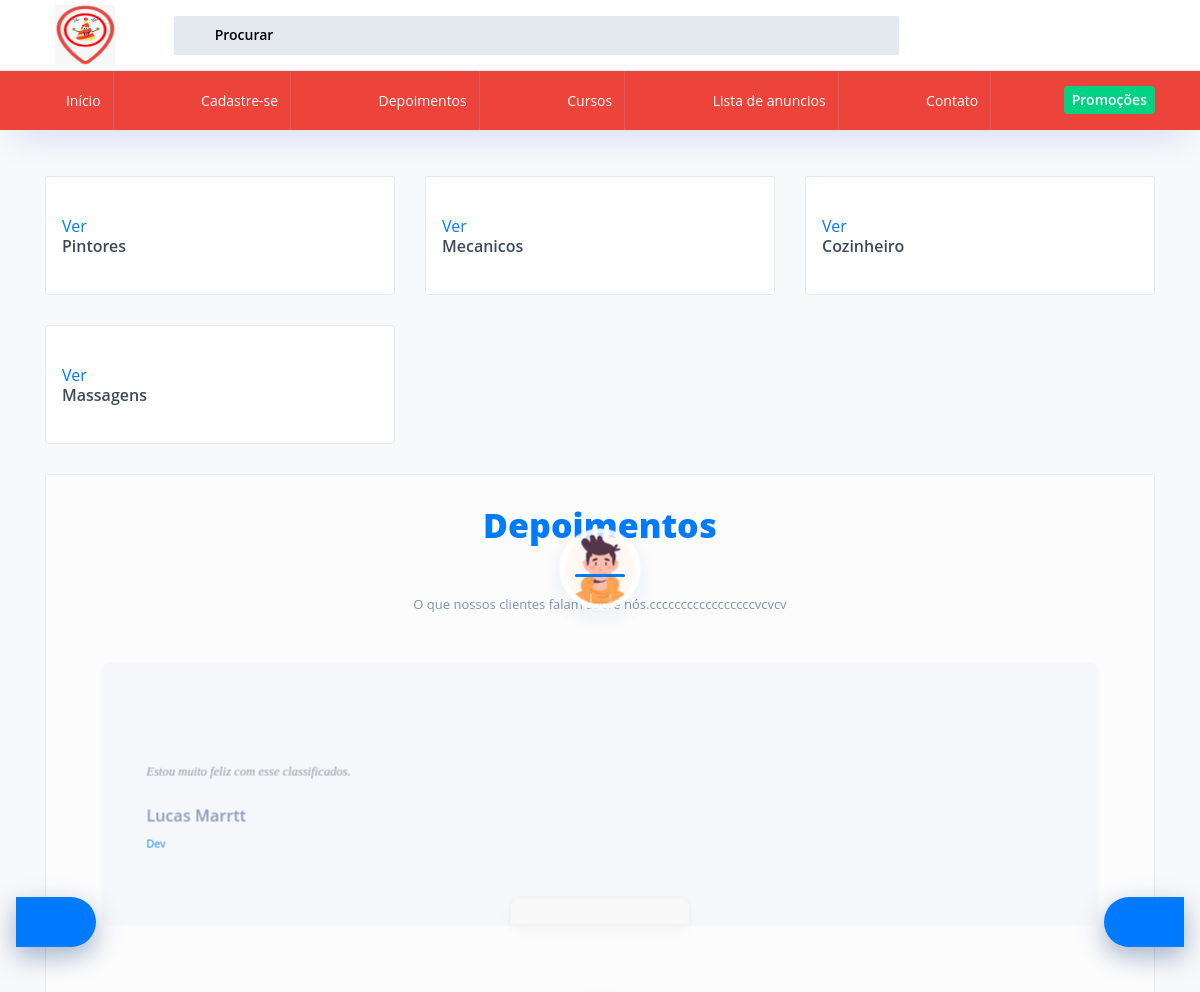
Before: / (upper part) with the older database file.
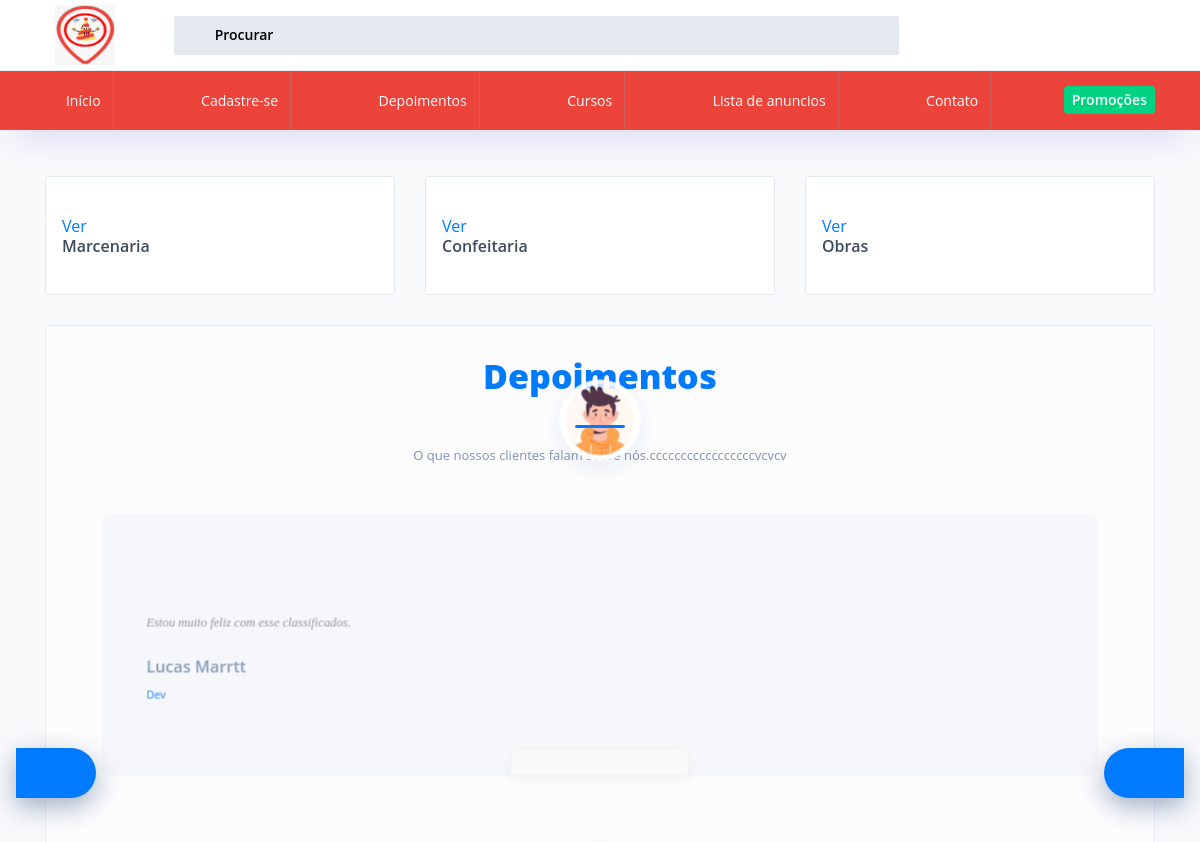
After: the same page with the newer database file.
### home/models.py (models this page shows, shortened)
class Categorias(models.Model):
    criado = models.DateTimeField(auto_now_add=True)
    modificado = models.DateTimeField(auto_now=True)
    imagem = StdImageField('Imagem', upload_to='Categorias', variations={'thumb': {'width': 351, 'height': 215, 'crop': True }})
    nome = models.CharField('Nome da categoria', max_length=255)
    class Meta:
        verbose_name = 'Categoria'
        verbose_name_plural = 'Categorias'

### home/views.py (the view)
# urls.py: path('', index, name='index'),
def index(request):
    categoria = Categorias.objects.all().order_by('-criado')[0:16]
    context = {
        'lista_de_categorias': categoria
    }
    return render(request, 'index.html', context)

### home/templates/index.html (shortened to what this page needs)
{% load static %}
<!DOCTYPE html>
<html lang="en">
<head>
    {% include 'includes/css.html' %}
</head>
<body>
    <div class="container-scroller">
        <div class="horizontal-menu">
            {% include 'includes/header.html' %}
        </div>
        <div class="container-fluid page-body-wrapper">
            <div class="main-panel">
                <div class="content-wrapper pb-0">
                    <div class="row">
                        {% for categoria in lista_de_categorias %}
                        <div class="col-sm-4 stretch-card grid-margin">
                            <div class="card">
                                <div class="card-body p-0">
                                </div>
                                <div class="card-body px-3 text-dark">
                                    <a href="{% url 'lista-de-categorias' categoria.pk %}">Ver</a>
                                    <h5 class="font-weight-semibold"> {{ categoria.nome }} </h5>
                                </div>
                            </div>
                        </div>
                        {% endfor %}
                    </div>
                    <div class="row">
                        <div class="col-sm-12 stretch-card grid-margin">
                            <div class="card">
                                <section class="section-test">
                                    <div class="container">
                                        <div class="section-title">
                                            <h2>Depoimentos</h2>
                                            <center>
                                                <p>O que nossos clientes falam sobre nós.cccccccccccccccccvcvcv</p>
                                            </center>
                                        </div>
                                    </div>
                                    <div class="testimonials-carousel-wrap">
                                        <div class="listing-carousel-button listing-carousel-button-next"><i class="fa fa-caret-right" style="color: #fff"></i></div>
                                        <div class="listing-carousel-button listing-carousel-button-prev"><i class="fa fa-caret-left" style="color: #fff"></i></div>
                                        <div class="testimonials-carousel">
                                            <div class="swiper-container">
                                                <div class="swiper-wrapper">
                                                    <div class="swiper-slide">
                                                        <div class="testi-item">
                                                            <div class="testi-avatar"><img src="{% static 'assets/images/testimonials.jpg' %}"></div>
                                                            <div class="testimonials-text-before"><i class="fa fa-quote-right"></i></div>
                                                            <div class="testimonials-text">
                                                                <div class="listing-rating">
                                                                    <i class="fa fa-star"></i>
                                                                    <i class="fa fa-star"></i>
                                                                    <i class="fa fa-star"></i>
                                                                    <i class="fa fa-star"></i>
                                                                    <i class="fa fa-star"></i>
                                                                </div>
                                                                <p>Estou muito feliz com esse classificados.</p>
                                                                <a href="#" class="text-link"></a>
                                                                <div class="testimonials-avatar">
                                                                    <h3>Lucas Marrtt</h3>
                                                                    <h4>Dev</h4>
                                                                </div>
                                                            </div>
                                                            <div class="testimonials-text-after"><i class="fa fa-quote-left"></i></div>
                                                        </div>
                                                    </div>
                                                    <div class="swiper-slide">
                                                    </div>
                                                </div>
                                            </div>
                                        </div>
                                    </div>
                                </section>
                            </div>
                        </div>
                    </div>
                </div>
            </div>
        </div>
        {% include 'includes/js.html' %}
</body>
</html>

### home/templates/includes/css.html (shortened to what this page needs)
 {% load static %}
 <link rel="stylesheet" href="{% static 'assets/vendors/mdi/css/materialdesignicons.min.css' %}">
 <link rel="stylesheet" href="{% static 'assets/vendors/flag-icon-css/css/flag-icon.min.css' %}">
 <link rel="stylesheet" href="{% static 'assets/vendors/css/vendor.bundle.base.css' %}">
 <link rel="stylesheet" href="{% static 'assets/vendors/jquery-bar-rating/css-stars.css' %}" />
 <link rel="stylesheet" href="{% static 'assets/vendors/font-awesome/css/font-awesome.min.css' %}" />
 <link rel="stylesheet" href="{% static 'assets/css/demo_2/style.css' %}" />

### home/templates/includes/header.html (shortened to what this page needs)
{% load static %}
<nav class="navbar top-navbar col-lg-12 col-12 p-0">
    <div class="container">
        <div class="text-center navbar-brand-wrapper d-flex align-items-center justify-content-center">
            <a class="navbar-brand brand-logo" href="index.html">
                <img src="{% static 'assets/images/festa.jpg' %}" style="width: 80px; height: 80px; padding: 10px;" alt="logo" />
            </a>
        </div>
        <div class="navbar-menu-wrapper d-flex align-items-center justify-content-end">
            <ul class="navbar-nav mr-lg-2">
                <li class="nav-item nav-search d-none d-lg-block">
                    <div class="input-group">
                        <div class="input-group-prepend hover-cursor" id="navbar-search-icon">
                            <span class="input-group-text" id="search">
                  <i class="mdi mdi-magnify"></i>
                </span>
                        </div>
                        <input type="text" class="form-control" id="navbar-search-input" placeholder="Procurar" aria-label="search" aria-describedby="search" />
                    </div>
                </li>
            </ul>
            <ul class="navbar-nav navbar-nav-right">
            </ul>
        </div>
    </div>
</nav>
<nav class="bottom-navbar" style="background-color: #ec443b;">
    <div class="container">
        <ul class="nav page-navigation">
            <li class="nav-item">
                <a class="nav-link" href="/">
                    <i class="mdi mdi-airplay menu-icon"></i>
                    <span class="menu-title">Início</span>
                </a>
            </li>
            <li class="nav-item">
                <a class="nav-link" href="index.html">
                    <i class="mdi mdi-cake-variant menu-icon"></i>
                    <span class="menu-title">Cadastre-se</span>
                </a>
            </li>
            <li class="nav-item">
                <a class="nav-link" href="index.html">
                    <i class="mdi mdi-compass-outline menu-icon"></i>
                    <span class="menu-title">Depoimentos</span>
                </a>
            </li>
            <li class="nav-item">
                <a class="nav-link" href="index.html">
                    <i class="mdi mdi-compass-outline menu-icon"></i>
                    <span class="menu-title">Cursos</span>
                </a>
            </li>
            <li class="nav-item">
                <a class="nav-link" href="/lista-de-anuncios">
                    <i class="mdi mdi-compass-outline menu-icon"></i>
                    <span class="menu-title">Lista de anuncios</span>
                </a>
            </li>
            <li class="nav-item">
                <a class="nav-link" href="index.html">
                    <i class="mdi mdi-compass-outline menu-icon"></i>
                    <span class="menu-title">Contato</span>
                </a>
            </li>
            <li class="nav-item">
                <div class="nav-link d-flex">
                    <button class="btn btn-sm bg-success text-white"> Promoções </button>
                </div>
            </li>
        </ul>
    </div>
</nav>

### home/templates/includes/footer.html (shortened to what this page needs)
{% load static %}

### home/templates/includes/js.html (shortened to what this page needs)
{% load static %}
<link rel="stylesheet" href="https://unpkg.com/swiper@7/swiper-bundle.min.css" />

### home/templates/index.html (style rules this page uses)
.section-test { float: left; position: relative; padding: 30px 0; background: #fcfcfd; z-index: 1; width: 100%; }
.section-title { float: left; position: relative; width: 100%; padding-bottom: 40px; }
.section-title p { color: #7d93b2; font-size: 13px; line-height: 20px; max-width: 550px; margin: 0 auto; }
.section-title h2 { float: left; width: 100%; text-align: center; color: #007aff; font-size: 34px; font-weight: 800; position: relative; }
.swiper-container { width: 100%; height: 100%; }
.listing-carousel-button { position: absolute; top: 50%; width: 80px; height: 50px; line-height: 50px; margin-top: -25px; z-index: 100; cursor: pointer; background: #007aff; box-shadow: 0 9px 26px rgba(58, 87, 135, 0.45); transition: all 200ms linear; outline: none; }
.listing-carousel-button.listing-carousel-button-next { right: -30px; padding-right: 20px; border-radius: 60px 0 0 60px; }
.listing-carousel-button.listing-carousel-button-prev { left: -30px; padding-left: 20px; border-radius: 0 60px 60px 0; }
.testi-item { transition: all .3s ease-in-out; transform: scale(0.9); opacity: 0.9; }
.testimonials-text { padding: 75px 50px 75px; overflow: hidden; background: #f5f6fa; border: 1ps solid #f1f1f1; border-radius: 10px; transition: all .3s ease-in-out; }
.testimonials-text-after { font-style: normal; font-weight: normal; text-decoration: inherit; position: absolute; color: #ccc; opacity: .3; font-size: 35px; transition: all 400ms linear; bottom: 25px; right: 30px; }
.testimonials-text-before { font-style: normal; font-weight: normal; text-decoration: inherit; position: absolute; color: #ccc; opacity: .3; font-size: 35px; transition: all 400ms linear; top: 25px; left: 30px; }
.testimonials-text .listing-rating { float: none; display: inline-block; margin-bottom: 12px; }
.listing-rating i { color: #007aff; }
.testimonials-avatar h3 { font-weight: 600; color: #7d93b2; font-size: 18px; }
.testimonials-avatar h4 { font-weight: 400; font-size: 12px; padding-top: 6px; color: #007aff; }
.testimonials-carousel .swiper-slide { padding: 30px 0; }
.testi-avatar { position: absolute; left: 50%; top: -30px; width: 90px; height: 90px; margin-left: -45px; z-index: 20; }
.testi-avatar img { width: 90px; height: 90px; float: left; border-radius: 100%; border: 6px solid #fff; box-shadow: 0 9px 26px rgba(58, 87, 135, 0.1); }
.testimonials-text p { color: #878c9f; font-size: 14px; font-family: Georgia, "Times New Roman", Times, serif; font-style: italic; line-height: 24px; padding-bottom: 10px; font-weight: 500; }
.text-link { position: absolute; bottom: 0; padding: 15px 0; border-radius: 10px 10px 0 0; background: #f9f9f9; border: 1px solid #eee; box-shadow: 0 10px 15px rgba(0, 0, 0, 0.03); left: 50%; width: 200px; margin-left: -100px; }

Changed rows visible on the page:
removed Categorias: nome "Mecanicos"
removed Categorias: nome "Cozinheiro"
removed Categorias: nome "Massagens"
added Categorias: nome "Marcenaria"
added Categorias: nome "Confeitaria"
changed Categorias: nome "Pintores" → "Obras"
